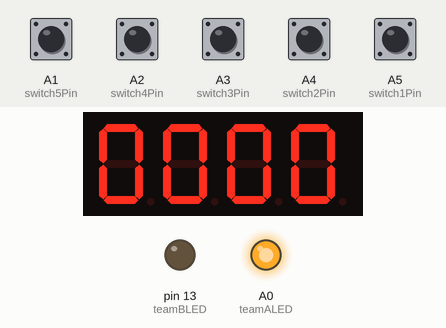
Recording of a sketch running on a simulated Arduino Uno, built with avr-gcc and run on an emulated ATmega328P. On the bench: 4-digit seven-segment display, output pins drawn as LEDs (lit = HIGH). Wiring (inferred from the names in the program): 4-digit 7-segment display, segments lit when HIGH: segments pin 6, pin 7, pin 8, pin 9, pin 10, pin 11, pin 12; digit selects pin 2, pin 3, pin 4, pin 5. The inputs (shaded band) are chosen by the test bench; at power-on: A1 (switch5Pin), A2 (switch4Pin), A3 (switch3Pin), A4 (switch2Pin), A5 (switch1Pin) HIGH. The segment pins are drawn as the display they are named for; pins used as bus, display or sensor lines are not drawn.

Above: at 1.2 s.
1.3 s: A2 (switch4Pin) pulled LOW for 0.15 s
At 2.1 s:
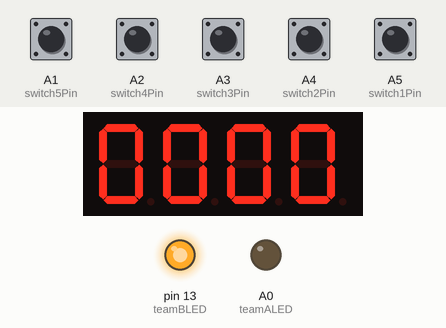
2.9 s: A3 (switch3Pin) pulled LOW for 0.15 s
At 4.2 s:
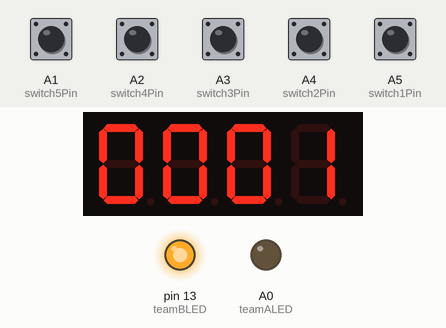
4.6 s: A4 (switch2Pin) pulled LOW for 0.15 s
At 5.5 s:
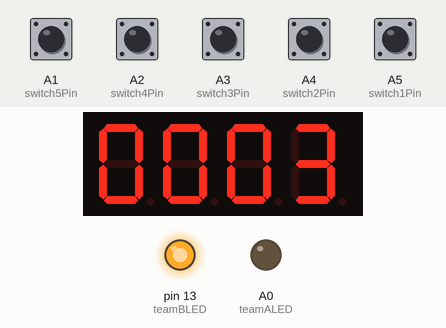
6.3 s: A1 (switch5Pin) pulled LOW for 0.15 s
At 7.3 s:
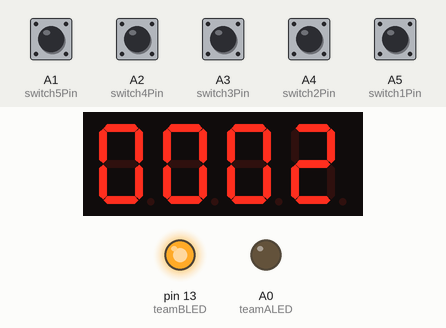
8.0 s: A5 (switch1Pin) pulled LOW for 0.15 s
At 8.7 s:
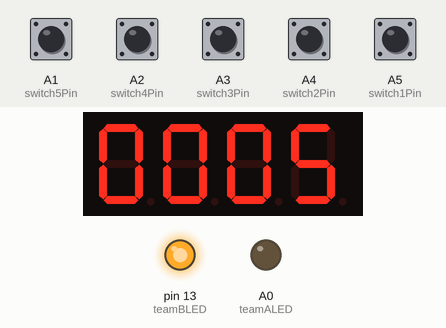
9.7 s: A1 (switch5Pin) pulled LOW for 1 s
At 11.5 s:
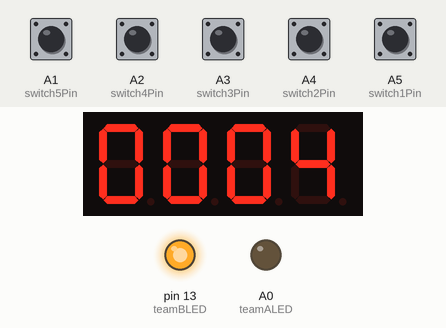
Timing chart, 0 to 13.0 s (numbered marks = the images above; inputs shaded):
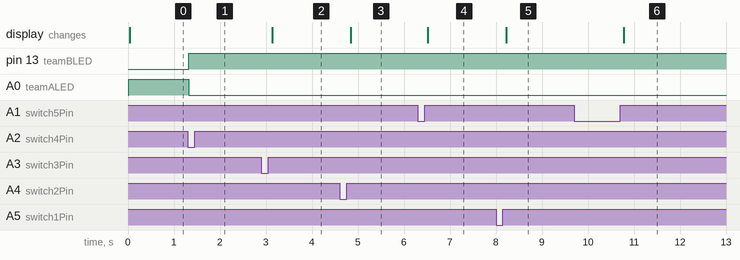

Measured:
- after the input at 1.3 s, pin 13 (teamBLED): LOW → HIGH at once; A0 (teamALED): HIGH → LOW at once
- after the input at 2.9 s, the display: changes after 0.24 s (image 2)
- after the input at 4.6 s, the display: changes after 0.24 s (image 3)
- after the input at 6.3 s, the display: changes after 0.22 s (image 4)
- after the input at 8.0 s, the display: changes after 0.22 s (image 5)
- after the input at 9.7 s, the display: changes after 1.1 s (image 6)

The sketch:

basketballGameScoreBoard.ino
```cpp
const int sPins[7] = {6, 7, 8 ,9, 10, 11, 12};
const int dPins[4] = {2, 3, 4, 5};

const int switch1Pin = A5;
const int switch2Pin = A4;
const int switch3Pin = A3;
const int switch4Pin = A2;
const int switch5Pin = A1;

const int teamALED = A0;
const int teamBLED = 13;

int teamA = 0;
int teamB = 0;

bool adjustScore = true;
bool incrementMode = true;

unsigned long lastSwitch1PressTime = 0;
unsigned long lastSwitch2PressTime = 0;
unsigned long lastSwitch3PressTime = 0;
unsigned long lastSwitch4PressTime = 0;
unsigned long lastSwitch5PressTime = 0;

bool lastSwitch1State = HIGH;
bool lastSwitch2State = HIGH;
bool lastSwitch3State = HIGH;
bool lastSwitch4State = HIGH;
bool lastSwitch5State = HIGH;

byte digitCodes[10] = {
  B00111111,
  B00000110,
  B01011011,
  B01001111,
  B01100110,
  B01101101,
  B01111101,
  B00000111,
  B01111111,
  B01101111,
};

void setup(){
  for (int i = 0; i < 7; i++){
    pinMode(sPins[i], OUTPUT);
  }

  for(int i = 0; i < 4; i++){
    pinMode(dPins[i], OUTPUT);
    digitalWrite(dPins[i], HIGH);
  }

  pinMode(switch1Pin, INPUT);
  pinMode(switch2Pin, INPUT);
  pinMode(switch3Pin, INPUT);
  pinMode(switch4Pin, INPUT);
  pinMode(switch5Pin, INPUT);

  pinMode(teamALED, OUTPUT);
  pinMode(teamBLED, OUTPUT);


  displayScore(teamA, teamB);


}

void loop(){

bool switch1State = digitalRead(switch1Pin);
bool switch2State = digitalRead(switch2Pin);
bool switch3State = digitalRead(switch3Pin);
bool switch4State = digitalRead(switch4Pin);
bool switch5State = digitalRead(switch5Pin);

if(switch1State != lastSwitch1State){
if(switch1State != LOW){
  if(incrementMode){
    if(adjustScore){
      incrementAThree();
    }
    else{
      incrementBThree();
    }
  }
}

lastSwitch1State = switch1State;

}

if(switch2State != lastSwitch2State){
if(switch2State != LOW){
  if(incrementMode){
    if(adjustScore){
      incrementATwo();
    }
    else{
      incrementBTwo();
    }
  }
}


lastSwitch2State = switch2State;

}

if(switch3State != lastSwitch3State){
if(switch3State != LOW){
  if(incrementMode){
    if(adjustScore){
      incrementAOne();
    }
    else{
      incrementBOne();
    }
  }
}


lastSwitch3State = switch3State;

}

if(switch4State != lastSwitch4State){

if(switch4State != lastSwitch4State) {
  if(switch4State == LOW){
    adjustScore = !adjustScore;
  }
}
lastSwitch4State = switch4State;

}

if(switch5State != lastSwitch5State){
if(switch5State != LOW){
  if(incrementMode){
    if(adjustScore){
      decrementA();
    }
    else{
      decrementB();
    }
  }
}

lastSwitch5State = switch5State;

}

if(adjustScore){
  digitalWrite(teamALED, HIGH);
  digitalWrite(teamBLED, LOW);
}else{
  digitalWrite(teamBLED, HIGH);
  digitalWrite(teamALED, LOW);
}

displayScore(teamA, teamB);


}

void incrementAThree(){
  teamA += 3;
  if (teamA >= 99) {
    teamA = 0;
  }
}


void incrementATwo(){
  teamA += 2;
  if (teamA >= 99) {
    teamA = 0;
  }
}

void incrementAOne(){
  teamA += 1;
  if (teamA >= 99) {
    teamA = 0;
  }
}

void incrementBThree(){
  teamB += 3;
  if (teamB >= 99) {
    teamB = 0;
  }
}
void incrementBTwo(){
  teamB += 2;
  if (teamB >= 99) {
    teamB = 0;
  }
}

void incrementBOne(){
  teamB += 1;
  if (teamB >= 99) {
    teamB = 0;
  }
}


void decrementA(){
  teamA --;
  if (teamA < 0) {
    teamA = 0;
  }
}

void decrementB(){
  teamB --;
  if (teamB < 0) {
    teamB = 0;
  }
}

void displayScore(int team1, int team2){
  int digits[4] = {team1/10, team1%10, team2/10, team2%10};

  for(int i = 0; i < 4; i++) {
    digitalWrite(dPins[i], LOW);

    setSegments(digitCodes[digits[i]]);

    delay(5);
    digitalWrite(dPins[i], HIGH);
  }
}


void setSegments(byte segments){
  for (int i = 0; i < 7; i++) {
    digitalWrite(sPins[i], (segments >> i) & 0x01);
  }
}
```
